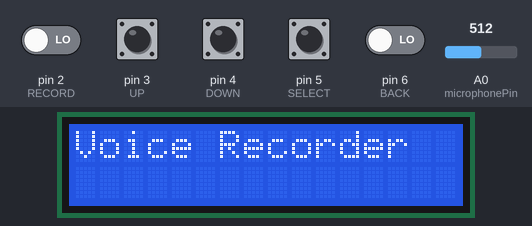
The sketch below on a simulated Arduino Uno, built with avr-gcc and run on an emulated ATmega328P. Parts: 16×2 character LCD. The inputs (shaded band) are chosen by the test bench; at power-on: pin 2 (RECORD), pin 3 (UP), pin 4 (DOWN), pin 5 (SELECT), pin 6 (BACK) LOW, A0 (microphonePin) = 512. What the sketch prints to the serial monitor is not drawn.

Above: at 1.2 s.
1.3 s: pin 2 (RECORD) driven HIGH
At 2.28 s:
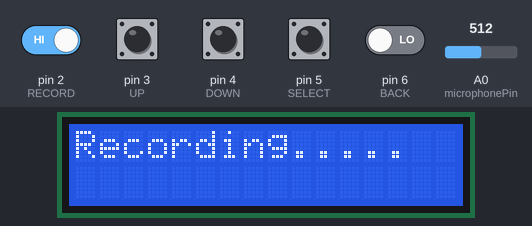
3.7 s: pin 2 (RECORD) driven LOW
At 5.0 s:
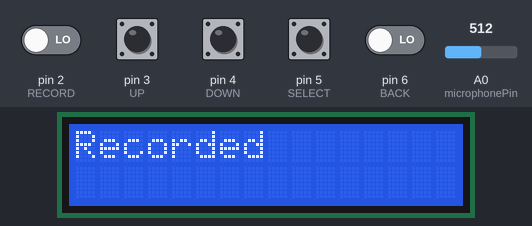
5.3 s: pin 5 (SELECT) pulled HIGH for 1.2 s
At 6.9 s:
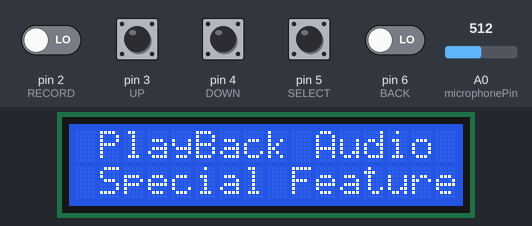
8.0 s: pin 3 (UP) pulled HIGH for 1.2 s
At 9.3 s:
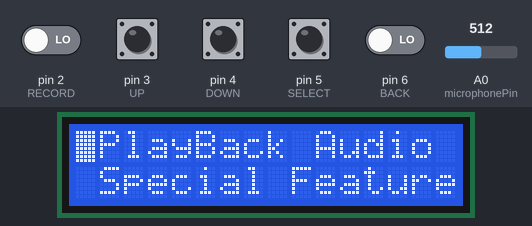
10.7 s: pin 5 (SELECT) pulled HIGH for 1.2 s
At 12.3 s:
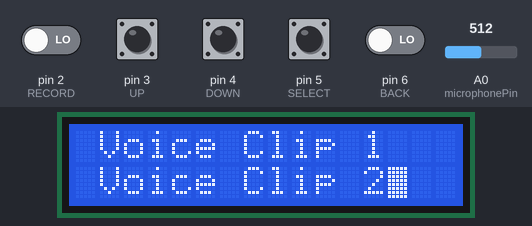
13.4 s: pin 4 (DOWN) pulled HIGH for 1.2 s
At 15.1 s:
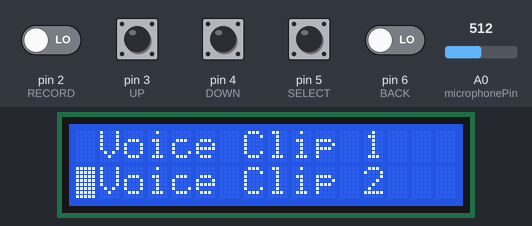
Timing chart, 0 to 16.6 s (numbered marks = the images above; inputs shaded):
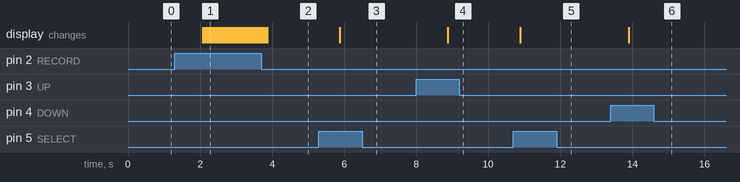

The sketch:

Combined_Mic_with_LCD.ino
```cpp
#include <LiquidCrystal.h>

const int rs = 13, en = 12, d4 = 11, d5 = 10, d6 = 9, d7 = 8;
LiquidCrystal lcd(rs,en,d4,d5,d6,d7);
int RECORD = 2, UP = 3, DOWN = 4, SELECT = 5, BACK = 6;
int RECval, UPval, DOWNval, SELval, BACKval;
int Row = 0, Screen = 1;
const int microphonePin = 0;
const int threshold=1;

void setup() {
  Serial.begin(9600);
  pinMode(1,OUTPUT);
  lcd.begin(16,2);
  pinMode (RECORD,INPUT);
  pinMode (UP,INPUT);
  pinMode (DOWN,INPUT);
  pinMode (SELECT,INPUT);
  pinMode (BACK,INPUT);
  lcd.print("Voice Recorder");
}

void loop() {
  int y1=analogRead(microphonePin);
  Serial.println(y1);
  int mapped = map(y1, 0, 1023, 0, 255);
  Serial.println(mapped);
  delay(1000);
  //int myInts[10];
  /*Serial.print("10 bit: ");
  for (int i = 0; i < 10; i = i + 1) {
    int remainder;
    remainder=y1%2;
    y1=y1/2;
    myInts[9-i]=remainder;
  }
  for (int i = 0; i < 10; i = i + 1) {
    Serial.print(myInts[i]);
  }
  Serial.println();*/

  Serial.print("8 bit: ");
  int myInts2[8];
  for (int i = 0; i < 8; i = i + 1) {
    int remainder2;
    remainder2=mapped%2;
    mapped/=2;
    myInts2[7-i]=remainder2;
  }
  for (int i = 0; i < 8; i = i + 1) {
    Serial.print(myInts2[i]);
  }
  Serial.println();
  //digitalWrite(ledPin,LOW);

  RECval = digitalRead(RECORD);
  UPval = digitalRead(UP);
  DOWNval = digitalRead(DOWN);
  SELval = digitalRead(SELECT);
  BACKval = digitalRead(BACK);

  Recording();
  Navigate();
  if (SELval == 1 and Screen == 1 and Row == 0){
    Menu();
  }
  PlayBackAudio();
  SpecialFeatures();
  Back();
}

void Recording(){
    if (RECval == 1){
    lcd.noBlink();
    while (RECval == 1){
      lcd.clear();
      lcd.print("Recording");
      for (int i = 0; i <= 4; i++) {
      lcd.print(".");
      delay(50);
      }
      RECval = digitalRead(RECORD);
      lcd.clear();
    }
    lcd.print("Recorded");
    Row = 0;
    Screen = 1;
  }
}

void Navigate(){
  if (UPval == 1){
    lcd.setCursor(0,0);
    lcd.blink();
    Row = 1;
  }

  if (DOWNval == 1){
    lcd.setCursor(0,1);
    lcd.blink();
    Row = 2;
  }
}

void Menu(){
    lcd.clear();
    lcd.setCursor(1,0);
    lcd.print("PlayBack Audio");
    lcd.setCursor(1,1);
    lcd.print("Special Features");
    Screen = 1;
}

void PlayBackAudio(){
  if (SELval == 1 and Row == 1 and Screen == 1){
    lcd.clear();
    lcd.setCursor(1,0);
    lcd.print("Voice Clip 1");
    lcd.setCursor(1,1);
    lcd.print("Voice Clip 2");
    delay(10);
    Screen = 2;
  }
}

void SpecialFeatures(){
  if (SELval == 1 and Row == 2 and Screen == 1){
    lcd.clear();
    lcd.setCursor(1,0);
    lcd.print("Effect 1");
    lcd.setCursor(1,1);
    lcd.print("Effect 2");
    Screen = 3;
  }
}

void Back(){
  if (BACKval == 1 and (Screen == 2 or Screen == 3)){
    Menu();
  }
}
```

Measured:
- after the input at 1.3 s, the display: first changes after 0.77 s (image 1 shows a later state)
- after the input at 3.7 s, the display: first differs from a run without the input after 0.16 s (image 2)
- after the input at 5.3 s, the display: changes after 0.57 s (image 3)
- after the input at 8.0 s, the display: changes after 0.88 s (image 4)
- after the input at 10.7 s, the display: changes after 0.18 s (image 5)
- after the input at 13.4 s, the display: changes after 0.50 s (image 6)
